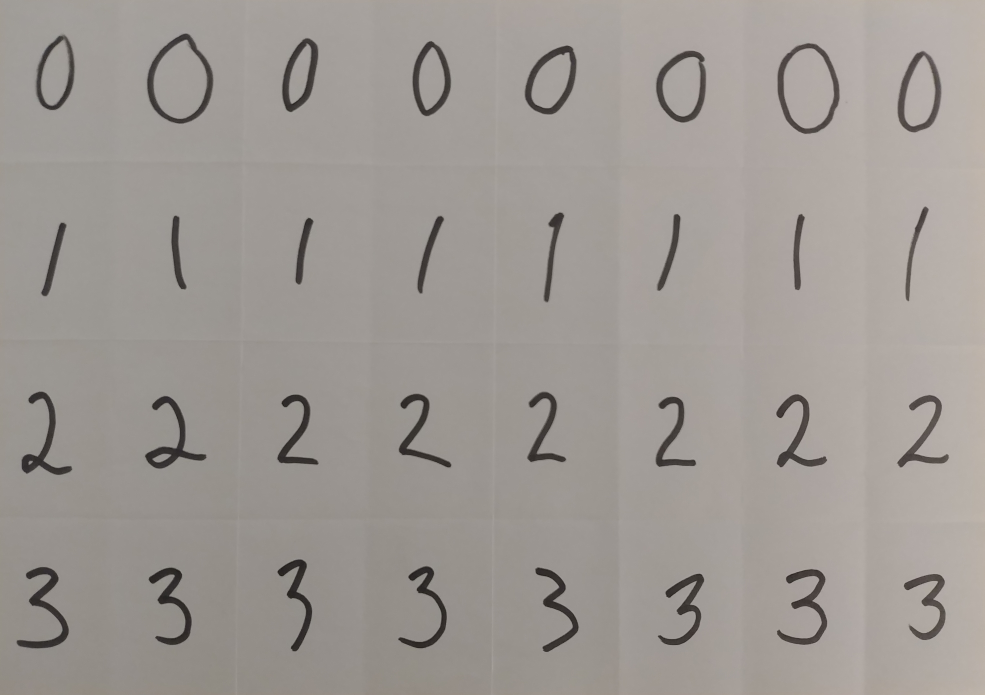
#> input picture JT_H3/data/kuva1.jpg, 1969 x 1390 px (shown at 1/2 size)
$ jupyter execute --allow-errors JT_H3_valmis.ipynb   (shell and % lines are left out)
#> lines starting #> are read from the running program, lines starting #| are printed output that depends on the picture
[cell 1]
def warn(*args, **kwargs):
    pass
import warnings
warnings.warn = warn
# verification pois päältä, may the gods help us all
import ssl
ssl._create_default_https_context = ssl._create_unverified_context
#
import numpy as np
import matplotlib
import matplotlib.pyplot as plt
from sklearn import datasets
from sklearn.model_selection import train_test_split
from sklearn.svm import LinearSVC
from sklearn.neighbors import KNeighborsClassifier
from sklearn.ensemble import RandomForestClassifier
from sklearn.linear_model import LogisticRegression
from sklearn.metrics import confusion_matrix, accuracy_score, precision_score, recall_score, f1_score, roc_curve, precision_recall_curve, roc_auc_score, auc
from sklearn.preprocessing import minmax_scale
from skimage.feature import hog
from skimage import io
from skimage.filters import threshold_sauvola
from skimage.color import rgb2gray
from skimage.transform import resize
from scipy import ndimage
from skimage import measure
import matplotlib.patches as mpatches
from imblearn.over_sampling import SVMSMOTE
plt.rcParams['figure.figsize'] = (15, 6)

# <center>521160P Johdatus Tekoälyyn<br><br>Harjoitus #3<br><br>Luokittelu<br><br>Kevät 2021</center>

Tässä harjoituksessa validoidaan luokittelijoille optimaaliset hyperparametrien arvot ja vertaillaan balansoidun ja epäbalansoidun opetusdatan vaikutusta luokittelijan suorituskykyyn. Harjoitus tulee palauttaa **19.4.2021 klo 23:59 mennessä. Lue huolellisesti palautukseen liittyvä ohjeistus tämän notebookin lopusta** (tämän harjoituksen palautusohjeet ovat hivenen erilaiset aiempien harjoituksien palautusohjeisiin verrattuna). Harjoituksesta on mahdollisuus saada 4 pistettä (2.0p + 2.0p).

Jos kohtaat ongelmia harjoitusta tehdessäsi tai sinulla on kysyttävää harjoitukseen liittyen ole yhteydessä **Moodlesta** löytyvän **ohjelmointiharjoitus 3** foorumin kautta.

# Tehtävä 1. Luokittelijoiden validoiminen ja testaaminen

Tässä tehtävässä opetetaan kolme erilaista luokittelijaa MNIST-datan luokitteluun, validoidaan luokittelijat ja arvioidaan luokittelijoiden suorituskykyä. MNIST-data sisältää käsinkirjoitetut numerot 0:sta 9:sään. Jokaista luokkaa kohden datassa on 7000 näytettä eli kyseessä on balansoitu data. Yhteensä MNIST-datassa on 70 000 näytettä, jotka on kerätty Yhdysvaltojen väestölaskentaviraston työntekijöiltä ja toisen asteen opiskelijoilta. Datanäytteet on skaalattu 20x20 pikselin kokoisiksi harmaasävykuviksi ja lopuksi keskitetty 28x28 pikselin ruudukolle. Tällä datalla opetettujen yksinkertaisten luokittelijoiden luokittelutarkkuudet vaihtelevat 80 % ja 99 % välillä. Kuvassa 1 on esimerkkinäytteitä MNIST-datan kymmenestä luokasta.

<br>
<br>
<div style="width:image width px; font-size:80%; text-align:center;">
    <center>

    </center>
    <span>Kuva 1. Esimerkkikuvia MNIST-datan kymmenestä luokasta.</span>
</div>
<br>

Datan näytteitä ei syötetä suoraan luokittelualgoritmeille, vaan kuvien esikäsittelyllä saavutetaan parempi lopputulos. Datan esikäsittelymenetelmäksi valitaan HOG (engl. histogram of oriented gradients).

HOG-menetelmä laskee kuvalle piirrevektorin, joka on lähes identtinen samalle kuvalle eri kontrastin arvoilla. Aluksi menetelmässä syötekuva jaetaan lohkoihin. Jokaiselle lohkon pikselille lasketaan gradientti, joka kertoo kuvan tummenemisen suunnan ja suuruuden. Sijoittamalla lohkon gradientit histogrammiin, saadaan lohkon HOG-piirteet. Kuvassa 2 on laskettu MNIST-datanäytteelle HOG-piirteet ja lopuksi visualisoitu ne lähtökuvassa. Syötekuva on jaettu 16 lohkoon ja gradientit on kynnystetty 40 asteen välein.

<br>
<div style="width:image width px; font-size:80%; text-align:center;">
    <center>

    </center>
    <span>Kuva 2. HOG-piirteet MNIST-datanäytteelle.</span>
</div>
<br>

Käytetään tässä tehtävässä alkuperäisten 70 000 näytteen sijaan 10 000 näytettä. Jaetaan lasketut HOG-piirteet scikit-learn kirjaston [train_test_split()](https://scikit-learn.org/stable/modules/generated/sklearn.model_selection.train_test_split.html) funktiolla opetus-, validointi- ja testidataan 80:10:10 jakosuhteella. Jaon jälkeen opetusdatassa on 8000 näytettä, validointidatassa 1000 näytettä ja testidatassa 1000 näytettä.

#> (a cell that did not finish here is left out)

Seuraavaksi käytetään validointidataa etsimään k-lähimmän naapurin luokittelijalle (engl. k-nearest neighbors, k-NN), lineaariselle tukivektorikoneelle (engl. linear support vector machines, linear SVM) ja logistiselle regressiolle optimaaliset hyperparametrien arvot.

## k-lähimmän naapurin luokittelijan validoiminen

Aloitetaan validoiminen [k-lähimmän naapurin luokittelijan](https://scikit-learn.org/stable/modules/generated/sklearn.neighbors.KNeighborsClassifier.html#sklearn.neighbors.KNeighborsClassifier) naapureiden lukumäärästä $k$. Käydään läpi silmukassa $k$:n arvot 1-33 neljän askeleen välein. Tämän jälkeen piirretään kuvaajaan $k$:n arvon vaikutus luokittelutarkkuuteen ja valitaan kuvaajasta paras $k$:n arvo.

[cell 3]
# Suoritetaan k-lähimmän naapurin luokittelijan validoiminen
# Käydään läpi silmukassa k:n arvot 1-33 neljän askeleen välein
luokittelutarkkuudet_knn = []
k_arvot = range(1,34,4)
#> (the rest of this cell did not finish here and is left out)

## Lineaarisen tukivektorikoneen validoiminen

Tukivektorikone pyrkii sovittamaan luokkien välille sellaisen päätöstason, että luokkien välinen marginaali on mahdollisimman iso. Lineaariselle tukivektorikoneelle tärkein hyperparametrin arvo on $C$. Sen suuruus kertoo, kuinka paljon vältellään luokittelemasta väärin opetusdatan näytteitä. Suurilla $C$:n arvoilla voidaan painottaa pienempi marginaalisten päätöstasojen valintaa, mikäli niillä päästään parempaan opetusdatan luokittelutulokseen. Pienillä $C$:n arvoilla puolestaan painotetaan suuremman marginaalin päätöstasojen valintaa opetusdatan luokittelutuloksen kustannuksella.

Validoidaan seuraavaksi [lineaarisen tukivektorikoneen](https://scikit-learn.org/stable/modules/generated/sklearn.svm.LinearSVC.html) hyperparametrin arvoa $C$. Käydään läpi silmukassa $C$:n arvot $10^{n}$, missä $n$ on -5, -4, ..., 14, 15. Tämän jälkeen piirretään kuvaajaan $C$:n eksponentin arvon vaikutus luokittelutarkkuuteen ja valitaan kuvaajasta paras $C$:n arvo.

[cell 4]
# Suoritetaan lineaarisen tukivektorikoneen validoiminen
# Käydään läpi silmukassa C:n eksponentin arvot -5, -4, ..., 14, 15
luokittelutarkkuudet_lineaarinen_svm = []
n1 = np.array(range(-5,16),dtype=float)
C1_arvot = 10**n1
#> (the rest of this cell did not finish here and is left out)

## Logistisen regression validoiminen

Validoidaan vielä [logistisen regression](https://scikit-learn.org/stable/modules/generated/sklearn.linear_model.LogisticRegression.html) hyperparametrin arvoa $C$. Sillä säädetään luokittelijan regularisoinnin voimakkuutta. Käydään läpi silmukassa $C$:n arvot $10^{n}$, missä $n$ on -5, -4, ..., 14, 15. Tämän jälkeen piirretään kuvaajaan $C$:n eksponentin arvon vaikutus luokittelutarkkuuteen ja valitaan kuvaajasta paras $C$:n arvo.

[cell 5]
# Suoritetaan logistisen regression validoiminen
# Käydään läpi silmukassa C:n eksponentin arvot -5, -4, ..., 14, 15
luokittelutarkkuudet_logistinen_regressio = []
n2 = np.array(range(-5,16),dtype=float)
C2_arvot = 10**n2
#> (the rest of this cell did not finish here and is left out)

Kun luokittelijoiden parhaat hyperparametrien arvot on selvitetty, poimi ne ja opeta niitä käyttämällä lopulliset luokittelijat. Sinun tulee siis antaa paras $k$:n arvo k-lähimmän naapurin luokittelijalle, paras $C$:n eksponentti $n_1$ lineaariselle tukivektorikoneelle ja paras $C$:n eksponentti $n_2$ logistiselle regressiolle.

#> (a cell that did not finish here is left out)

Arvioidaan seuraavaksi luokittelijoiden suorituskykyä sekaannusmatriisien ja luokittelutarkkuuksien perusteella.

[cell 7]
def tulosta_sekaannusmatriisi(sekaannusmatriisi, otsikko):
    """
    Tämä funktio tulostaa sekaannusmatriisin graafisesti
    """
    normalisoidut_arvot = []
    for rivi in sekaannusmatriisi:
        summa = 0
        arvot = []
        summa = sum(rivi, 0)
        for arvo in rivi:
            arvot.append(float(arvo)/float(summa))
        normalisoidut_arvot.append(arvot)
    fig = plt.figure()
    plt.clf()
    ax = fig.add_subplot(111)
    ax.set_aspect(1)
    värit = ax.imshow(np.array(normalisoidut_arvot), cmap=plt.cm.Blues, interpolation='nearest')
    leveys, korkeus = sekaannusmatriisi.shape
    for i in range(leveys):
        for j in range(korkeus):
            ax.annotate(str(sekaannusmatriisi[i][j]), xy=(j, i), horizontalalignment='center', verticalalignment='center')
    fig.colorbar(värit)
    luokat = '0123456789'
    plt.xticks(range(leveys), luokat[:leveys])
    plt.yticks(range(korkeus), luokat[:korkeus])
    plt.title(otsikko)
    plt.xlabel("Ennustetut luokat")
    plt.ylabel("Oikeat luokat")

# Ennustetaan luokat validoidulla k-lähimmän naapurin luokittelijalla, sijoitetaan ennustetut luokat sekaannusmatriisiin ja lasketaan luokittelutarkkuus
#> (the rest of this cell did not finish here and is left out)

**Mikä validoiduista luokittelijoista on paras luokittelutarkkuuden perusteella? Tulkitsemalla sekaannusmatriisia, mihin luokkaan/luokkiin k-lähimmän naapurin luokittelija sekoittaa useimmin käsinkirjoitetun numeron 4?**

`Luokittelutarkkuuden perusteella logistinen regressio on paras. kNN sekoittaa luvun 4 lukuun 9.`

Testataan vielä kolmelle testikuvalle, kuinka hyvin validoitu k-lähimmän naapurin luokittelija suoriutuu luokittelutehtävästä. Käsinkirjoitetut numerot segmentoidaan kuvasta Sauvolan binärisointi-menetelmällä, jonka jälkeen kuvaan piirretään punaiset suorakulmiot numeroiden ympärille. Lopuksi käytetään validoitua k-lähimmän naapurin luokittelijaa tunnistamaan kuvien käsinkirjoitetut numerot. Ennusteet piirretään kuvaan punaisilla numeroilla suorakulmioiden alapuolelle.

[cell 8]
# [54 lines left out: function tunnista_numerot_ja_luokittele, not called in this run]

# Ladataan testikuvat
kuva1 = io.imread('data/kuva1.jpg')
#> kuva1 is the input picture: shape (1390, 1969, 3); mean R, G, B 158.5, 153, 148.2
kuva2 = io.imread('data/kuva2.jpg')
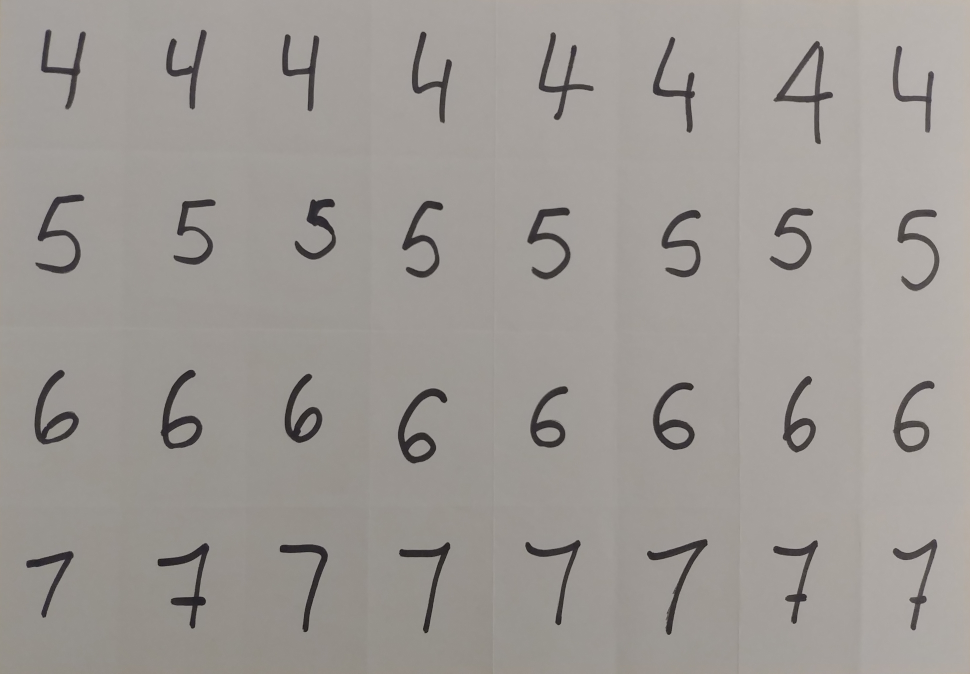
#> input picture JT_H3/data/kuva2.jpg, 1940 x 1347 px (shown at 1/2 size)
#> kuva2 is the input picture: shape (1347, 1940, 3); mean R, G, B 157.8, 153.3, 149
kuva3 = io.imread('data/kuva3.jpg')
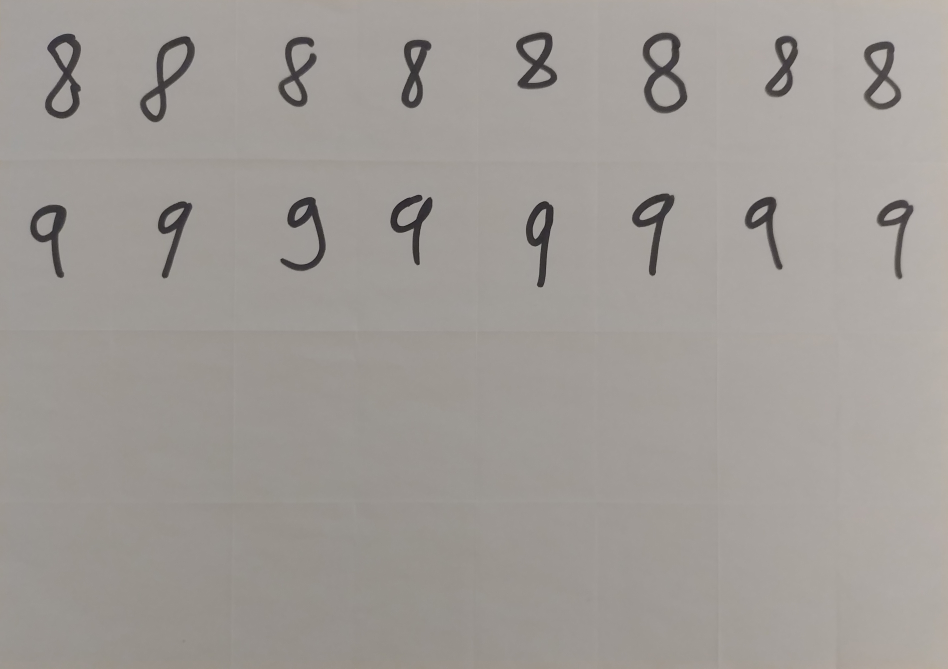
#> input picture JT_H3/data/kuva3.jpg, 1895 x 1337 px (shown at 1/2 size)
#> kuva3 is the input picture: shape (1337, 1895, 3); mean R, G, B 159.9, 155.1, 150.7

# Tunnistetaan testikuvista käsinkirjoitetut numerot
#> (the rest of this cell did not finish here and is left out)

Täytä lopuksi sekaannusmatriisi vastaamaan kolmen testikuvan luokittelutulosta.

[cell 9]
# Täytä sekaannusmatriisi vastaamaan kolmen testikuvan luokittelutulosta
#-------- TÄHÄN SINUN KOODI --------
sekaannusmatriisi = [[8,0,0,0,0,0,0,0,0,0],
                     [0,8,0,0,0,0,0,0,0,0],
                     [0,0,8,0,0,0,0,0,0,0],
                     [0,0,0,8,0,0,0,0,0,0],
                     [0,0,0,0,8,0,0,0,0,0],
                     [0,0,0,0,0,7,1,0,0,0],
                     [1,0,0,0,0,2,4,0,1,0],
                     [0,1,0,0,1,0,0,6,0,0],
                     [0,0,0,1,0,0,0,0,7,0],
                     [0,0,0,1,2,0,0,3,0,2]]
#-----------------------------------

tulosta_sekaannusmatriisi(np.array(sekaannusmatriisi), 'Sekaannusmatriisi testikuville k-lähimmän naapurin luokittelijalla')
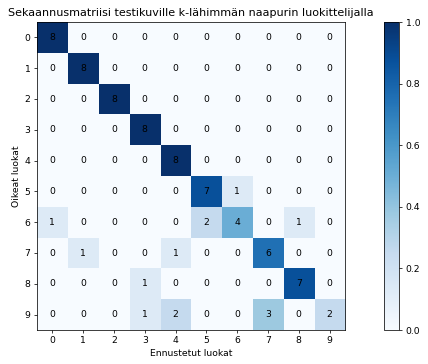
#> figure drawn by matplotlib, 2 panels
